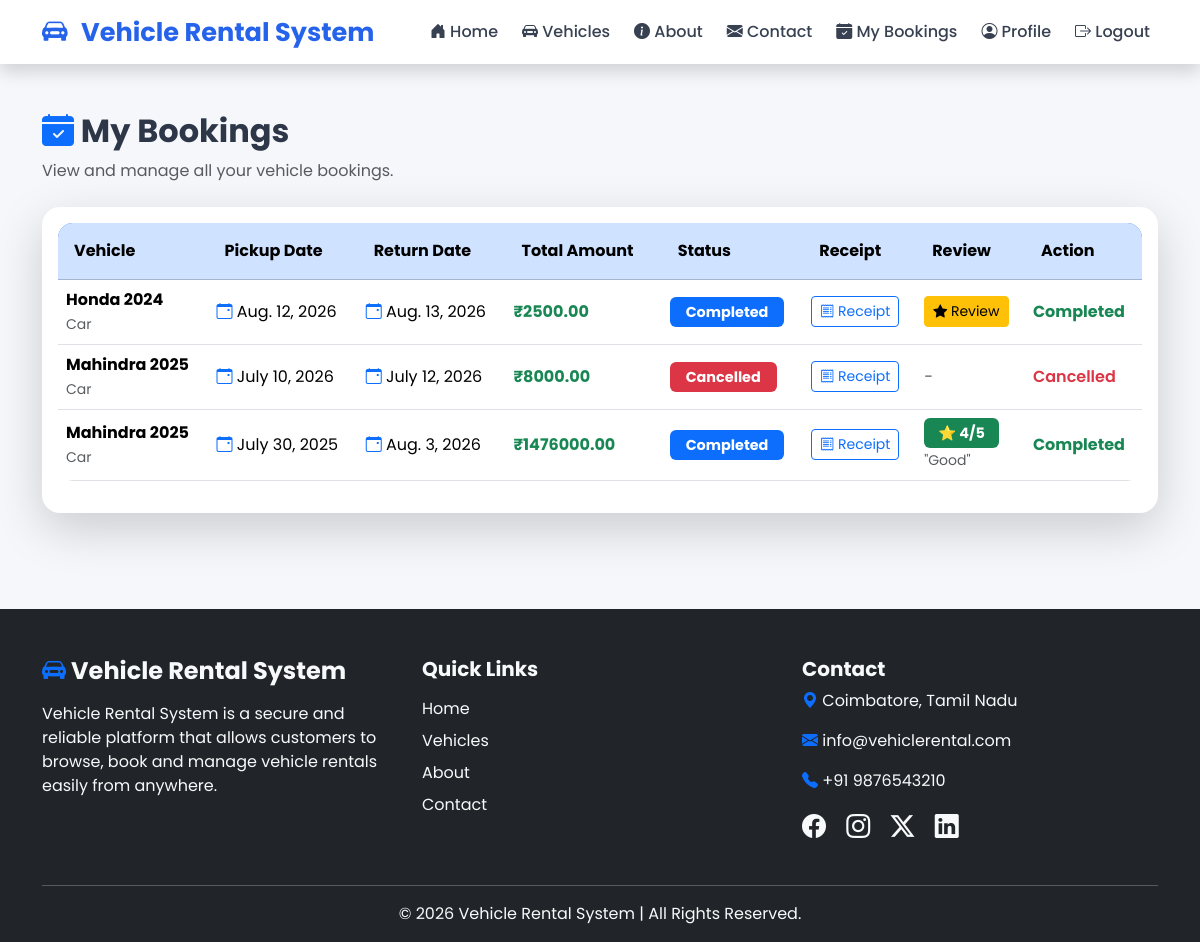
Page /bookings/my-bookings/ (signed in) on the committed database.
### bookings/models.py (models this page shows, shortened)
class Booking(models.Model):
    customer = models.ForeignKey(User, on_delete=models.CASCADE)
    vehicle = models.ForeignKey(Vehicle, on_delete=models.CASCADE)
    pickup_date = models.DateField()
    return_date = models.DateField()
    total_amount = models.DecimalField(max_digits=10, decimal_places=2)
    status = models.CharField(
        max_length=20,
        choices=STATUS_CHOICES,
        default='Pending'
    )
    rating = models.PositiveIntegerField(
    null=True,
    blank=True
)
    review = models.TextField(
    blank=True
)

### vehicles/models.py (models this page shows, shortened)
class Vehicle(models.Model):
    VEHICLE_TYPES = [
        ('Car', 'Car'),
        ('Bike', 'Bike'),
        ('Scooter', 'Scooter'),
        ('Van', 'Van'),
    ]
    name = models.CharField(max_length=100)
    brand = models.CharField(max_length=100)
    model = models.CharField(max_length=100)
    vehicle_type = models.CharField(max_length=20, choices=VEHICLE_TYPES)
    registration_number = models.CharField(max_length=20, unique=True)
    price_per_day = models.DecimalField(max_digits=8, decimal_places=2)
    availability = models.BooleanField(default=True)
    description = models.TextField()
    image = models.ImageField(upload_to='vehicles/', blank=True, null=True)

### bookings/views.py (the view)
@login_required
def my_bookings(request):
    bookings = Booking.objects.filter(
        customer=request.user
    ).order_by("-id")
    return render(request, "my_bookings.html", {
        "bookings": bookings
    })

### templates/my_bookings.html (shortened to what this page needs)
{% extends 'base.html' %}
{% block content %}
<div class="container py-5">
    <div class="d-flex justify-content-between align-items-center mb-4">
        <div>
            <h2 class="fw-bold">
                <i class="bi bi-calendar-check-fill text-primary"></i>
                My Bookings
            </h2>
            <p class="text-muted mb-0">
                View and manage all your vehicle bookings.
            </p>
        </div>
    </div>
    <div class="card shadow-lg border-0">
        <div class="card-body">
            <div class="table-responsive">
                <table class="table table-hover align-middle">
                    <thead class="table-primary">
                        <tr>
                            <th>Vehicle</th>
                            <th>Pickup Date</th>
                            <th>Return Date</th>
                            <th>Total Amount</th>
                            <th>Status</th>
                            <th>Receipt</th>
                            <th>Review</th>
                            <th>Action</th>
                        </tr>
                    </thead>
                    <tbody>
                    {% for booking in bookings %}
                    <tr>
                        <td>
                            <strong>
                                {{ booking.vehicle.brand }}
                                {{ booking.vehicle.model }}
                            </strong>
                            <br>
                            <small class="text-muted">
                                {{ booking.vehicle.vehicle_type }}
                            </small>
                        </td>
                        <td>
                            <i class="bi bi-calendar-event text-primary"></i>
                            {{ booking.pickup_date }}
                        </td>
                        <td>
                            <i class="bi bi-calendar-event text-primary"></i>
                            {{ booking.return_date }}
                        </td>
                        <td>
                            <span class="fw-bold text-success">
                                ₹{{ booking.total_amount }}
                            </span>
                        </td>
                        <td>
                            {% if booking.status == "Pending" %}
                                <span class="badge bg-warning text-dark px-3 py-2">
                                    Pending
                                </span>
                            {% elif booking.status == "Approved" %}
                                <span class="badge bg-success px-3 py-2">
                                    Approved
                                </span>
                            {% elif booking.status == "Completed" %}
                                <span class="badge bg-primary px-3 py-2">
                                    Completed
                                </span>
                            {% elif booking.status == "Cancelled" %}
                                <span class="badge bg-danger px-3 py-2">
                                    Cancelled
                                </span>
                            {% else %}
                                <span class="badge bg-secondary px-3 py-2">
                                    {{ booking.status }}
                                </span>
                            {% endif %}
                        </td>
                        <td>
                            <a href="{% url 'booking_receipt' booking.pk %}"
                               class="btn btn-outline-primary btn-sm">
                                <i class="bi bi-receipt"></i>
                                Receipt
                            </a>
                        </td>
                        <td>
                            {% if booking.status == "Completed" %}
                                {% if booking.rating %}
                                    <span class="badge bg-success">
                                        ⭐ {{ booking.rating }}/5
                                    </span>
                                    {% if booking.review %}
                                        <br>
                                        <small class="text-muted">
                                            "{{ booking.review }}"
                                        </small>
                                    {% endif %}
                                {% else %}
                                    <a href="{% url 'review_booking' booking.pk %}"
                                       class="btn btn-warning btn-sm">
                                        <i class="bi bi-star-fill"></i>
                                        Review
                                    </a>
                                {% endif %}
                            {% else %}
                                <span class="text-muted">
                                    -
                                </span>
                            {% endif %}
                        </td>
                        <td>
                            {% if booking.status == "Pending" or booking.status == "Approved" %}
                                <a href="{% url 'cancel_booking' booking.pk %}"
                                   class="btn btn-outline-danger btn-sm"
                                   onclick="return confirm('Are you sure you want to cancel this booking?');">
                                    <i class="bi bi-x-circle"></i>
                                    Cancel
                                </a>
                            {% elif booking.status == "Cancelled" %}
                                <span class="text-danger fw-semibold">
                                    Cancelled
                                </span>
                            {% elif booking.status == "Completed" %}
                                <span class="text-success fw-bold">
                                    Completed
                                </span>
                            {% else %}
                                <span class="text-muted">
                                    -
                                </span>
                            {% endif %}
                        </td>
                    </tr>
                    {% endfor %}
                    </tbody>
                </table>
            </div>
        </div>
    </div>
</div>
{% endblock %}

### static/css/style.css (style rules this page uses)
body { font-family:'Poppins',sans-serif; background:#f5f7fb; color:#2d3748; }
.card { border:none; border-radius:18px; overflow:hidden; transition:.35s; box-shadow:0 8px 20px rgba(0,0,0,.08); }
.badge { font-size:.9rem; padding:8px 14px; }
.table { background:white; border-radius:15px; overflow:hidden; }
.table thead { background:#2563eb; color:white; }
.table th { padding:16px; }
.table td { vertical-align:middle; }
.card { transition:.3s; }

### rows in the picture
Booking: vehicle.brand "Honda", vehicle.model "2024", vehicle.vehicle_type "Car", pickup_date "Aug. 12, 2026", return_date "Aug. 13, 2026", total_amount "2500.00", status "Completed"
Booking: vehicle.brand "Mahindra", vehicle.model "2025", vehicle.vehicle_type "Car", pickup_date "July 10, 2026", return_date "July 12, 2026", total_amount "8000.00", status "Cancelled"
Booking: vehicle.brand "Mahindra", vehicle.model "2025", vehicle.vehicle_type "Car", pickup_date "July 30, 2025", return_date "Aug. 3, 2026", total_amount "1476000.00", status "Completed", rating "4", review "Good"
